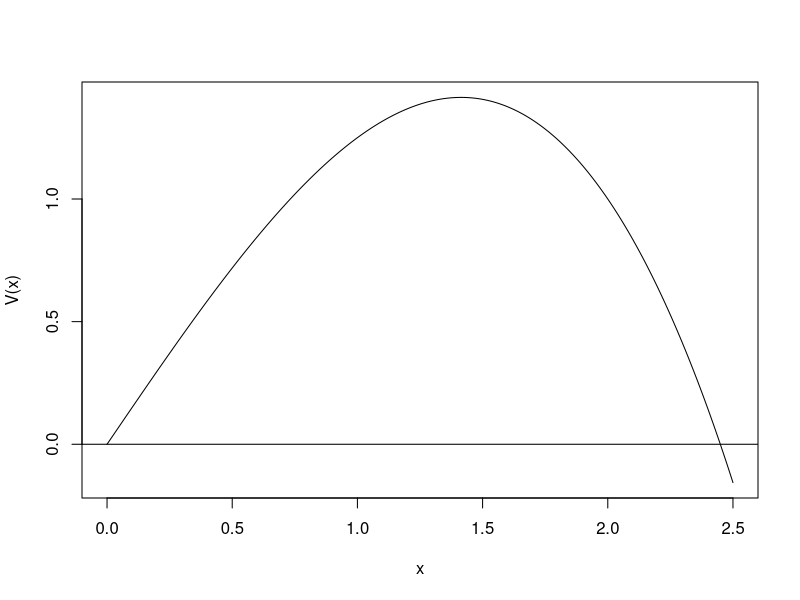
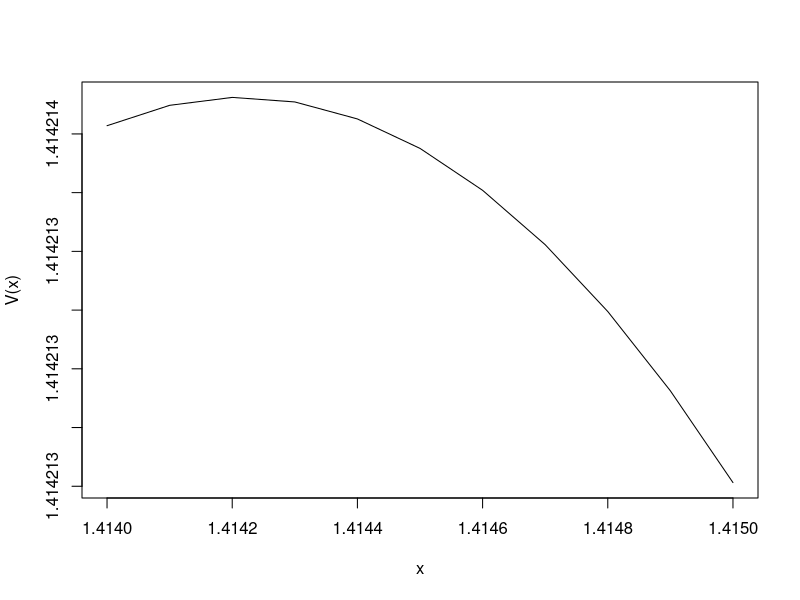

The R script that drew these images, in order:
V <- function(x){6*x/4-x^3/4}
x <- seq(0,2.5,0.01)
plot(x,V(x), type = "l")
abline(h=0)

x <- seq(1.414,1.415,0.0001)
plot(x,V(x), type = "l")
sqrt(2)
